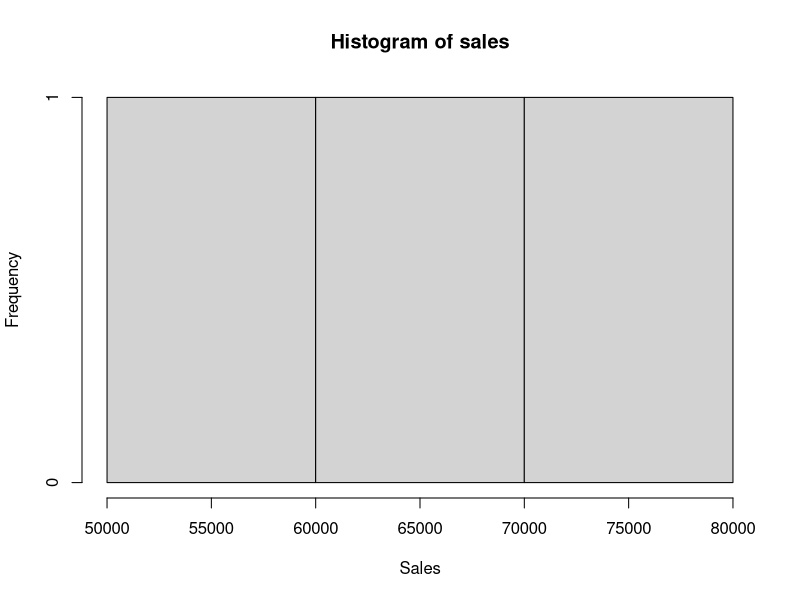
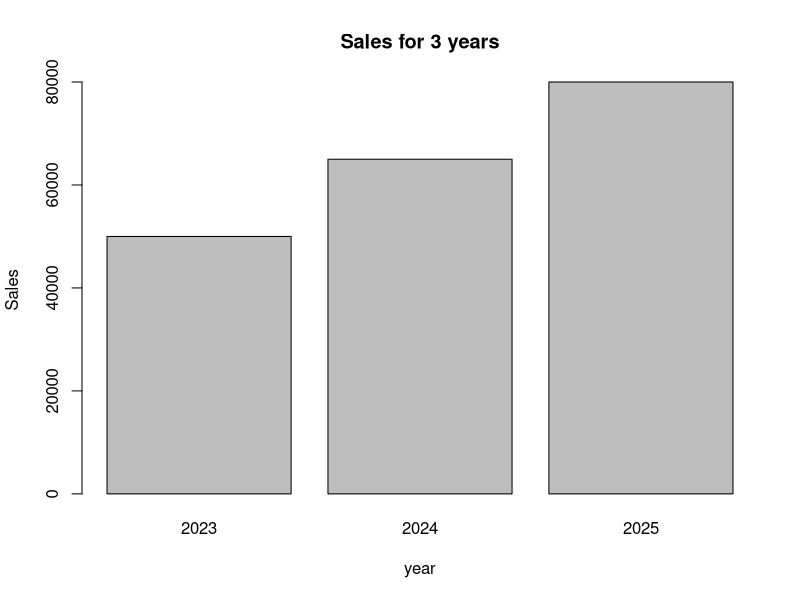
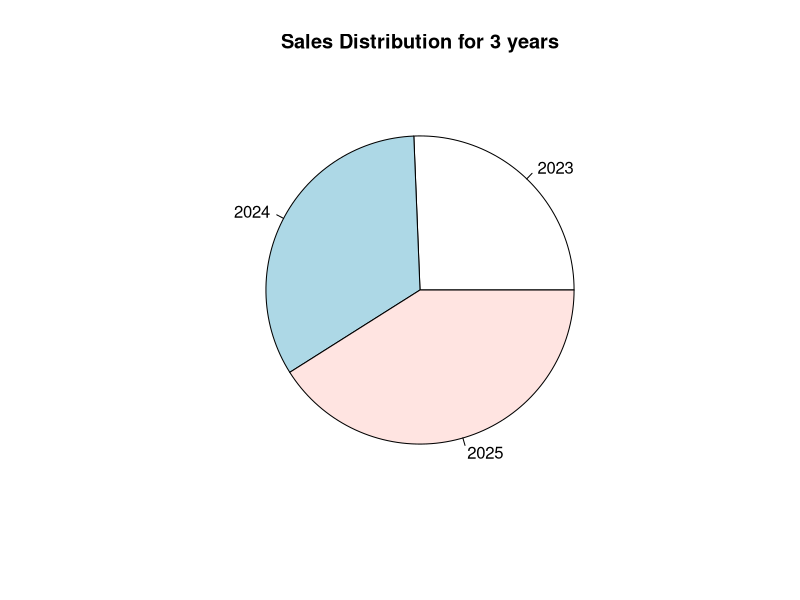

Here is the R script that generated these plots, in order:
# Q18.) Plot the histogram, bar chart & pie chart on sample sales data of 3 years.

years <- c(2023,2024,2025)
sales <- c(50000,65000,80000)

# 1. Histogram
hist(sales,
     main = "Histogram of sales",
     xlab = "Sales",
     ylab = "Frequency")

# 2. Bar Chart
barplot(sales,names.arg=years,
        main = "Sales for 3 years",
        xlab = "year",
        ylab = "Sales")

# 3. Pie Chart
pie(sales,
    labels = years,
    main = "Sales Distribution for 3 years")
